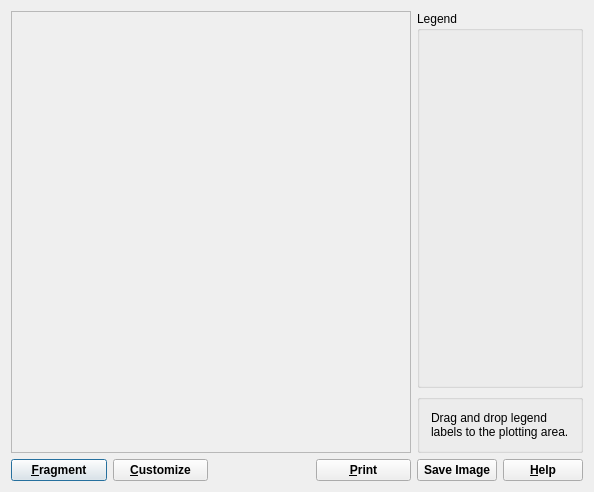
<?xml version="1.0" encoding="UTF-8"?>
<ui version="4.0">
 <class>GraphDialogData</class>
 <widget class="QDialog" name="GraphDialogData">
  <property name="windowModality">
   <enum>Qt::WindowModal</enum>
  </property>
  <property name="geometry">
   <rect>
    <x>0</x>
    <y>0</y>
    <width>589</width>
    <height>492</height>
   </rect>
  </property>
  <property name="font">
   <font>
    <pointsize>9</pointsize>
   </font>
  </property>
  <property name="windowTitle">
   <string>GEM-Selektor v.2.1-PSI Graphics Dialog</string>
  </property>
  <layout class="QGridLayout" name="gridLayout" columnstretch="2,2,2,2,0,0">
   <item row="0" column="0" rowspan="2" colspan="4">
    <widget class="QFrame" name="plotFrame">
     <property name="sizePolicy">
      <sizepolicy hsizetype="Expanding" vsizetype="Expanding">
       <horstretch>0</horstretch>
       <verstretch>0</verstretch>
      </sizepolicy>
     </property>
     <property name="minimumSize">
      <size>
       <width>400</width>
       <height>400</height>
      </size>
     </property>
     <property name="frameShape">
      <enum>QFrame::StyledPanel</enum>
     </property>
     <property name="frameShadow">
      <enum>QFrame::Raised</enum>
     </property>
     <layout class="QVBoxLayout" name="verticalLayout_2">
      <property name="spacing">
       <number>0</number>
      </property>
      <property name="margin">
       <number>0</number>
      </property>
     </layout>
    </widget>
   </item>
   <item row="0" column="4" colspan="2">
    <widget class="QGroupBox" name="pGrpLegend">
     <property name="sizePolicy">
      <sizepolicy hsizetype="Preferred" vsizetype="Expanding">
       <horstretch>0</horstretch>
       <verstretch>0</verstretch>
      </sizepolicy>
     </property>
     <property name="font">
      <font>
       <pointsize>9</pointsize>
      </font>
     </property>
     <property name="title">
      <string>Legend</string>
     </property>
     <layout class="QVBoxLayout" name="verticalLayout"/>
    </widget>
   </item>
   <item row="1" column="4" colspan="2">
    <widget class="QGroupBox" name="groupBox">
     <property name="sizePolicy">
      <sizepolicy hsizetype="Preferred" vsizetype="Preferred">
       <horstretch>0</horstretch>
       <verstretch>0</verstretch>
      </sizepolicy>
     </property>
     <property name="title">
      <string/>
     </property>
     <layout class="QGridLayout">
      <item row="0" column="0">
       <widget class="QLabel" name="TextLabel1">
        <property name="sizePolicy">
         <sizepolicy hsizetype="Preferred" vsizetype="Preferred">
          <horstretch>0</horstretch>
          <verstretch>0</verstretch>
         </sizepolicy>
        </property>
        <property name="text">
         <string>Drag and drop legend labels to the plotting area.</string>
        </property>
        <property name="alignment">
         <set>Qt::AlignVCenter</set>
        </property>
        <property name="wordWrap">
         <bool>true</bool>
        </property>
       </widget>
      </item>
     </layout>
    </widget>
   </item>
   <item row="2" column="0">
    <widget class="QPushButton" name="pFragmentBtn">
     <property name="sizePolicy">
      <sizepolicy hsizetype="Preferred" vsizetype="Preferred">
       <horstretch>0</horstretch>
       <verstretch>0</verstretch>
      </sizepolicy>
     </property>
     <property name="font">
      <font>
       <weight>75</weight>
       <bold>true</bold>
      </font>
     </property>
     <property name="toolTip">
      <string>Shows a fragment of the plot - set up size and position under Configure...</string>
     </property>
     <property name="text">
      <string>&amp;Fragment</string>
     </property>
     <attribute name="buttonGroup">
      <string>buttonGroup</string>
     </attribute>
    </widget>
   </item>
   <item row="2" column="1">
    <widget class="QPushButton" name="pBtn4">
     <property name="sizePolicy">
      <sizepolicy hsizetype="Preferred" vsizetype="Preferred">
       <horstretch>0</horstretch>
       <verstretch>0</verstretch>
      </sizepolicy>
     </property>
     <property name="font">
      <font>
       <weight>75</weight>
       <bold>true</bold>
      </font>
     </property>
     <property name="toolTip">
      <string>Press to set up axii, colors, and graph legend symbols</string>
     </property>
     <property name="text">
      <string>&amp;Customize</string>
     </property>
     <property name="checkable">
      <bool>false</bool>
     </property>
     <attribute name="buttonGroup">
      <string>buttonGroup</string>
     </attribute>
    </widget>
   </item>
   <item row="2" column="2">
    <spacer name="horizontalSpacer_2">
     <property name="orientation">
      <enum>Qt::Horizontal</enum>
     </property>
     <property name="sizeHint" stdset="0">
      <size>
       <width>104</width>
       <height>21</height>
      </size>
     </property>
    </spacer>
   </item>
   <item row="2" column="3">
    <widget class="QPushButton" name="pBtn3">
     <property name="sizePolicy">
      <sizepolicy hsizetype="Preferred" vsizetype="Preferred">
       <horstretch>0</horstretch>
       <verstretch>0</verstretch>
      </sizepolicy>
     </property>
     <property name="font">
      <font>
       <weight>75</weight>
       <bold>true</bold>
      </font>
     </property>
     <property name="toolTip">
      <string>Prints the plot and its legend (under construction)</string>
     </property>
     <property name="text">
      <string>&amp;Print</string>
     </property>
     <attribute name="buttonGroup">
      <string>buttonGroup</string>
     </attribute>
    </widget>
   </item>
   <item row="2" column="4">
    <widget class="QPushButton" name="PushButton5">
     <property name="sizePolicy">
      <sizepolicy hsizetype="Preferred" vsizetype="Preferred">
       <horstretch>0</horstretch>
       <verstretch>0</verstretch>
      </sizepolicy>
     </property>
     <property name="font">
      <font>
       <weight>75</weight>
       <bold>true</bold>
      </font>
     </property>
     <property name="text">
      <string>Save Image</string>
     </property>
     <attribute name="buttonGroup">
      <string>buttonGroup</string>
     </attribute>
    </widget>
   </item>
   <item row="2" column="5">
    <widget class="QPushButton" name="pHelp">
     <property name="sizePolicy">
      <sizepolicy hsizetype="Preferred" vsizetype="Preferred">
       <horstretch>0</horstretch>
       <verstretch>0</verstretch>
      </sizepolicy>
     </property>
     <property name="font">
      <font>
       <weight>75</weight>
       <bold>true</bold>
      </font>
     </property>
     <property name="toolTip">
      <string>Closes the plot and goes back to the parent window</string>
     </property>
     <property name="text">
      <string>&amp;Help</string>
     </property>
     <property name="shortcut">
      <string>F1</string>
     </property>
     <attribute name="buttonGroup">
      <string>buttonGroup</string>
     </attribute>
    </widget>
   </item>
  </layout>
 </widget>
 <layoutdefault spacing="6" margin="11"/>
 <tabstops>
  <tabstop>pFragmentBtn</tabstop>
  <tabstop>pBtn3</tabstop>
  <tabstop>pBtn4</tabstop>
 </tabstops>
 <resources/>
 <connections>
  <connection>
   <sender>pBtn4</sender>
   <signal>clicked()</signal>
   <receiver>GraphDialogData</receiver>
   <slot>CmLegend()</slot>
   <hints>
    <hint type="sourcelabel">
     <x>20</x>
     <y>20</y>
    </hint>
    <hint type="destinationlabel">
     <x>20</x>
     <y>20</y>
    </hint>
   </hints>
  </connection>
  <connection>
   <sender>pFragmentBtn</sender>
   <signal>clicked()</signal>
   <receiver>GraphDialogData</receiver>
   <slot>CmFragment()</slot>
   <hints>
    <hint type="sourcelabel">
     <x>20</x>
     <y>20</y>
    </hint>
    <hint type="destinationlabel">
     <x>20</x>
     <y>20</y>
    </hint>
   </hints>
  </connection>
  <connection>
   <sender>pBtn3</sender>
   <signal>clicked()</signal>
   <receiver>GraphDialogData</receiver>
   <slot>CmPrint()</slot>
   <hints>
    <hint type="sourcelabel">
     <x>20</x>
     <y>20</y>
    </hint>
    <hint type="destinationlabel">
     <x>20</x>
     <y>20</y>
    </hint>
   </hints>
  </connection>
  <connection>
   <sender>PushButton5</sender>
   <signal>clicked()</signal>
   <receiver>GraphDialogData</receiver>
   <slot>CmSave()</slot>
   <hints>
    <hint type="sourcelabel">
     <x>20</x>
     <y>20</y>
    </hint>
    <hint type="destinationlabel">
     <x>20</x>
     <y>20</y>
    </hint>
   </hints>
  </connection>
 </connections>
 <buttongroups>
  <buttongroup name="buttonGroup"/>
 </buttongroups>
</ui>
